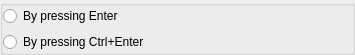
<?xml version="1.0" encoding="UTF-8"?>
<ui version="4.0">
 <class>MessengerOptionsClass</class>
 <widget class="QWidget" name="MessengerOptionsClass">
  <property name="geometry">
   <rect>
    <x>0</x>
    <y>0</y>
    <width>355</width>
    <height>42</height>
   </rect>
  </property>
  <layout class="QVBoxLayout" name="verticalLayout">
   <property name="margin">
    <number>0</number>
   </property>
   <item>
    <widget class="QGroupBox" name="groupBox">
     <property name="title">
      <string/>
     </property>
     <property name="flat">
      <bool>true</bool>
     </property>
     <layout class="QVBoxLayout" name="verticalLayout_2">
      <property name="margin">
       <number>0</number>
      </property>
      <item>
       <widget class="QRadioButton" name="rdbSendByEnter">
        <property name="text">
         <string>By pressing Enter</string>
        </property>
       </widget>
      </item>
      <item>
       <widget class="QRadioButton" name="rdbSendByCtrlEnter">
        <property name="text">
         <string>By pressing Ctrl+Enter</string>
        </property>
       </widget>
      </item>
     </layout>
    </widget>
   </item>
  </layout>
 </widget>
 <layoutdefault spacing="6" margin="11"/>
 <resources/>
 <connections/>
</ui>
